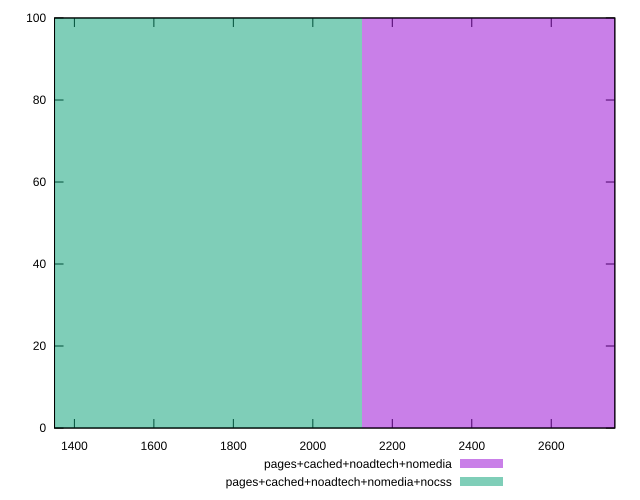

Source code (gnuplot):
reset

$pagesCachedNoadtechNomedia <<EOF
2830.4556968488455 100
EOF

$pagesCachedNoadtechNomediaNocss <<EOF
1415.2278484244227 100
EOF

set key outside below
set boxwidth 1415.2278484244227
set xrange [1350:2760]
set yrange [0:100]
set trange [0:100]
set style fill transparent solid 0.5 noborder
set terminal svg size 640, 500 enhanced background rgb 'white'
set output "report_00018_2021-02-10T15-25-16.877Z/uses-text-compression/comparison/histogram/3_vs_4.svg"

plot $pagesCachedNoadtechNomedia title "pages+cached+noadtech+nomedia" with boxes, \
     $pagesCachedNoadtechNomediaNocss title "pages+cached+noadtech+nomedia+nocss" with boxes

reset
